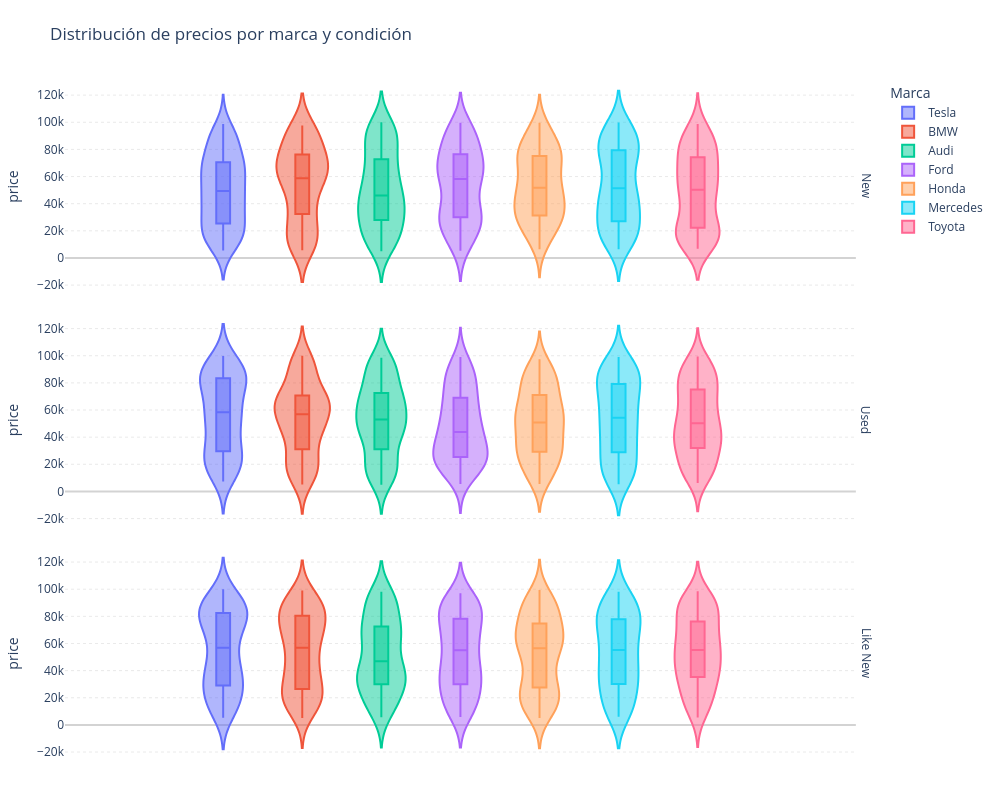

Notebook source saved alongside this figure:
### Code cell
fig=px.violin(
    data_frame=precio_autos,
    y='price',
    color='brand',
    facet_row='condition',
    box=True,
    title='Distribución de precios por marca y condición'
)
fig.update_layout(
    plot_bgcolor='white',
    legend_title='Marca',
    height=800,
    width=1000,
    margin=dict(t=80, b=40, l=40, r=40)
)

fig.update_yaxes(
    showgrid=True,
    gridcolor="lightgrey",
    gridwidth=0.5,
    griddash="dot",
    zeroline=True,
    zerolinecolor='lightgrey',
    dtick=20000
)
fig.for_each_annotation(
    lambda a: a.update(
        text=a.text.split("=")[-1]
    )
)
fig.show()
